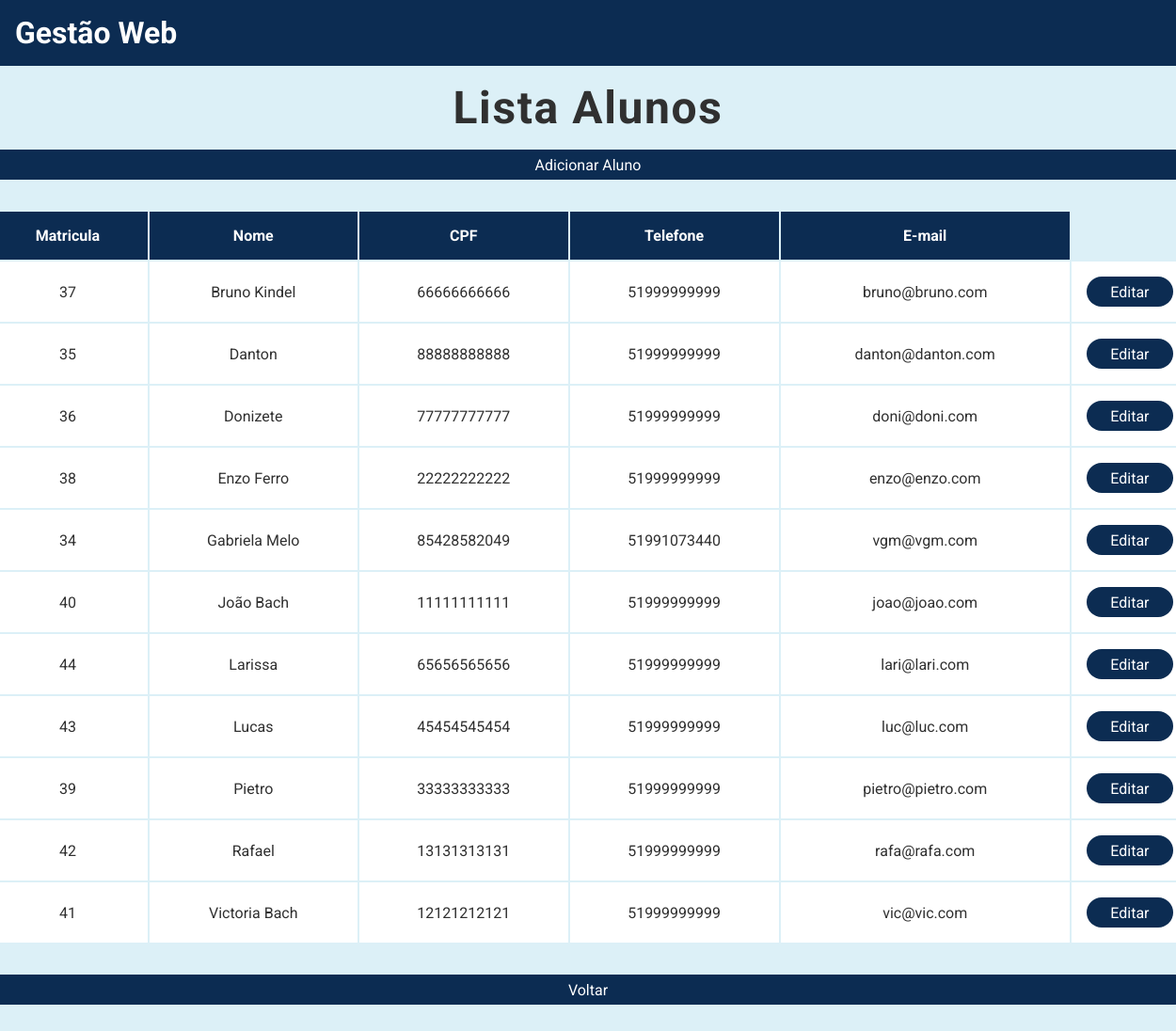
The page /listar/alunos on the database its author committed.
### tables this page shows
CREATE TABLE Alunos (Matricula INTEGER PRIMARY KEY AUTOINCREMENT, Nome VARCHAR (255) NOT NULL, CPF VARCHAR (11) NOT NULL UNIQUE, Telefone VARCHAR (11), Email VARCHAR (255) NOT NULL);

### index.py (the view)
@app.route("/listar/alunos")
def listar_alunos():
    alunos = Aluno.listar()
    return render_template("listar_alunos.html", alunos=alunos)

### _Projeto_Alunos.py (called while the page is built)
    @classmethod
    def listar(cls):
        conexao = sqlite3.connect('Gestão_Escolar.db')
        cursor = conexao.cursor()
        sql = f"""
            SELECT * FROM Alunos
            ORDER BY nome
            """
        cursor.execute(sql)
        lista_alunos = cursor.fetchall()
        conexao.close()
        return lista_alunos

### templates/listar_alunos.html
{% extends "base.html" %}
{% block conteudo %}
<div class="conteudo-principal">
    <h2> Lista Alunos </h2>
    <div class="conteudo-tabela">
        <a href="/cadastro/aluno" class="botao-primario"> Adicionar Aluno </a>
        <table>
            <tr>
                <th>
                    Matricula
                </th>
                <th>
                    Nome
                </th>
                <th>
                    CPF
                </th>
                <th>
                    Telefone
                </th>
                <th>
                    E-mail
                </th>
            </tr>
            {% if alunos %}
                {% for aluno in alunos %}
                    <tr>
                        <td>
                            {{ aluno[0] }}
                        </td>
                        <td>
                            {{ aluno[1] }}
                        </td>
                        <td>
                            {{ aluno[2] }}
                        </td>
                        <td>
                            {{ aluno[3] }}
                        </td>
                        <td>
                            {{ aluno[4] }}
                        </td>
                        <td><a href="/editar/aluno/{{ aluno[0] }}" class="botao-primario"> Editar </a></td>
                    </tr>
                {% endfor %}
            {% else %}
                <td colspan="6"> Sem alunos cadastrados. </td>
            {% endif %}
        </table>
        <a href="/" class="botao-primario"> Voltar </a>
    </div>
</div>
{% endblock %}

### static/css/style.css (style rules this page uses)
:root { --azul-fraco: rgb(220, 240, 247); --azul-escuro: rgb(12, 44, 82); --preto: rgb(48, 48, 48); --azul-normal: rgb(94, 157, 200); --verde-normal: rgb(21, 238, 108); }
* { margin: 0; padding: 0; box-sizing: border-box; }
body { font-family: 'Roboto', sans-serif; background: var(--azul-fraco) }
a { text-decoration: none; }
.botao-primario { display: flex; background-color: var(--azul-escuro); color: #FFFFFF; width: 100%; text-align: center; align-items: center; justify-content: center; border-radius: 3rem; }
main .conteudo-principal { display: flex; align-items: center; text-align: center; justify-content: center; flex-direction: column; margin-bottom: 3rem; }
main .conteudo-principal h2 { color: var(--preto); font-size: 3rem; margin: 1rem 0 1rem 0; letter-spacing: .1rem; }
main .conteudo-tabela { width: 80rem; }
main .conteudo-tabela .botao-primario { height: 2rem; font-size: 1rem; font-weight: 400; }
main .conteudo-tabela table { margin: 2rem 0 2rem 0; width: 100%; }
main .conteudo-tabela table th { background: var(--azul-escuro); color: #FFFFFF; padding: 1rem; }
main .conteudo-tabela table td { background: #FFFFFF; color: var(--preto); padding: 1rem; }

### rows shown on the page
Alunos: Matricula "37", Nome "Bruno Kindel", CPF "66666666666", Telefone "51999999999", Email "bruno@bruno.com"
Alunos: Matricula "35", Nome "Danton", CPF "88888888888", Telefone "51999999999", Email "danton@danton.com"
Alunos: Matricula "36", Nome "Donizete", CPF "77777777777", Telefone "51999999999", Email "doni@doni.com"
Alunos: Matricula "38", Nome "Enzo Ferro", CPF "22222222222", Telefone "51999999999", Email "enzo@enzo.com"
Alunos: Matricula "34", Nome "Gabriela Melo", CPF "85428582049", Telefone "51991073440", Email "vgm@vgm.com"
Alunos: Matricula "40", Nome "João Bach", CPF "11111111111", Telefone "51999999999", Email "joao@joao.com"
Alunos: Matricula "44", Nome "Larissa", CPF "65656565656", Telefone "51999999999", Email "lari@lari.com"
Alunos: Matricula "43", Nome "Lucas", CPF "45454545454", Telefone "51999999999", Email "luc@luc.com"
Alunos: Matricula "39", Nome "Pietro", CPF "33333333333", Telefone "51999999999", Email "pietro@pietro.com"
Alunos: Matricula "42", Nome "Rafael", CPF "13131313131", Telefone "51999999999", Email "rafa@rafa.com"
Alunos: Matricula "41", Nome "Victoria Bach", CPF "12121212121", Telefone "51999999999", Email "vic@vic.com"
